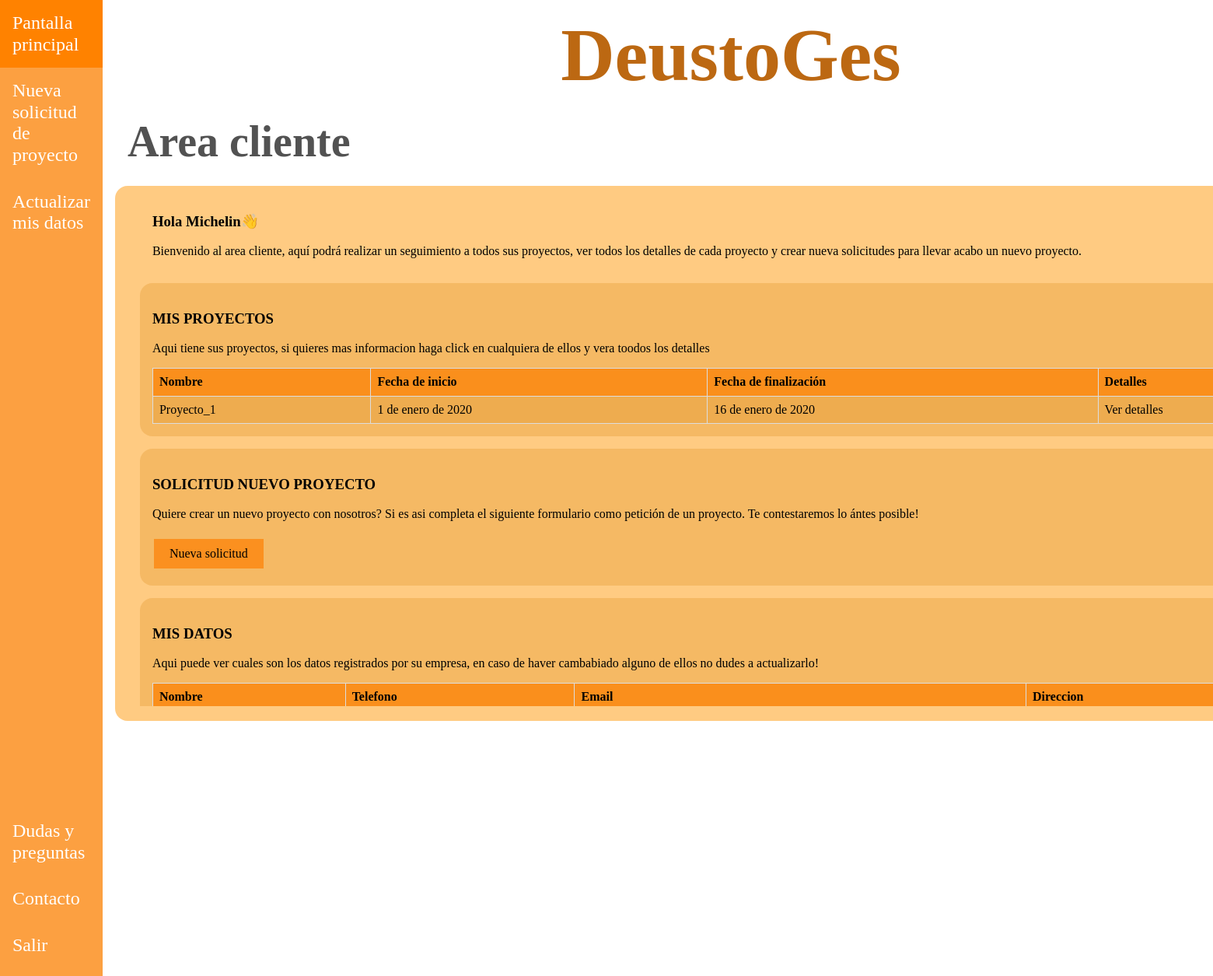
Screenshot of /appDeustoGes/clientes/1 with the database file from the repository.
### appDeustoGes/models.py (models this page shows, shortened)
class Cliente(models.Model):
    nombre = models.CharField(max_length=15)
    telefono = models.IntegerField()
    email = models.EmailField()
    direccion = models.CharField(max_length=50)
    created = models.DateTimeField(auto_now_add=True, blank=True, null=True)
    updated = models.DateTimeField(auto_now=True, blank=True, null=True)
    class Meta:
        verbose_name = "cliente"
        verbose_name_plural = "clientes"

class Proyecto(models.Model):
    nombre = models.CharField(max_length=15)
    descripcion = models.TextField()
    fecha_inicio = models.DateField(default=date(2020, 1, 1))
    fecha_fin = models.DateField(default=date(2020, 1, 1))
    presupuesto = models.IntegerField()
    tareas = models.ManyToManyField(Tarea, blank=False)
    responsable = models.ForeignKey(Empleado, on_delete=models.CASCADE)
    cliente = models.ForeignKey(Cliente, on_delete=models.CASCADE)
    created = models.DateTimeField(auto_now_add=True,blank=True, null=True)
    updated = models.DateTimeField(auto_now=True,blank=True, null=True)
    class Meta:
        verbose_name = "proyecto"
        verbose_name_plural = "proyectos"

### appDeustoGes/views.py (the view)
# urls.py: path("/clientes/<int:id_cliente>", views.pantalla_cliente, name='pantalla_cliente'),
def pantalla_cliente(request, id_cliente):
    cliente = get_object_or_404(Cliente, id=id_cliente)
    proyectos = Proyecto.objects.all()
    return render(request, 'appDeustoGes/pantalla_cliente.html', {'proyectos': proyectos,
                                                                  'cliente': cliente}, )

### templates/appDeustoGes/pantalla_cliente.html (shortened to what this page needs)
{% extends "base.html" %}
{% block css %}
    <link rel="stylesheet" href="/../static/css/normalize.css">
    <link rel="stylesheet" href="/../static/css/style.css">
{% endblock %}
{% block nav_header %}
    <nav class="barra-lateral">
        <ul class="listado-barra-lateral">
            <div>
                <li><a href="">Pantalla principal</a></li>
                <li><a href="">Nueva solicitud de proyecto</a></li>
                <li><a href="{% url 'cliente_update' cliente.id %}">Actualizar mis datos</a></li>
            </div>
            <div>
                <li><a href="">Dudas y preguntas</a></li>
                <li><a href="">Contacto</a></li>
                <li><a href="{% url 'login' %}">Salir</a></li>
            </div>
        </ul>
    </nav>
{% endblock %}
{% block main_contenido %}
    <h2>Area cliente</h2>
<div class="contenido">
    <div class="introduccion">
        <h3>Hola {{ cliente.nombre }}👋</h3>
        <p> Bienvenido al area cliente, aquí podrá realizar un seguimiento a todos sus proyectos, ver todos los detalles de
        cada proyecto y crear nueva solicitudes para llevar acabo un nuevo proyecto. </p>
    </div>
    <div class="responsable-overflow">
        <div class="contenido_interno">
        <h3>MIS PROYECTOS</h3>
        <p>Aqui tiene sus proyectos, si quieres mas informacion haga click en cualquiera de ellos y
            vera toodos los detalles</p>
        <table class="estilos-table">
          <thead>
            <tr>
              <th>Nombre</th>
              <th>Fecha de inicio</th>
              <th>Fecha de finalización</th>
              <th>Detalles</th>
            </tr>
          </thead>
          <tbody>
            {% for proyecto in proyectos %}
              {% if cliente.id == proyecto.cliente_id %}
                <tr>
                  <td>{{ proyecto.nombre }}</td>
                  <td>{{ proyecto.fecha_inicio }}</td>
                  <td>{{ proyecto.fecha_fin }}</td>
                  <td><a href="{% url 'proyecto_detail_cliente' cliente.id proyecto.id  %}">Ver detalles</a></td>
                </tr>
              {% endif %}
            {% endfor %}
          </tbody>
        </table>
    </div>
    <div class="contenido_interno">
        <h3>SOLICITUD NUEVO PROYECTO</h3>
        <p>Quiere crear un nuevo proyecto con nosotros? Si es asi completa el siguiente formulario
        como petición de un proyecto. Te contestaremos lo ántes posible!</p>
        <button class="añadir-button"><a href="{% url 'solicitud_create' cliente.id %}">Nueva solicitud</a></button>
    </div>
    <div class="contenido_interno">
        <h3>MIS DATOS</h3>
        <p>Aqui puede ver cuales son los datos registrados por su empresa, en caso de haver cambabiado alguno de ellos
            no dudes a actualizarlo!</p>
        <table class="estilos-table">
            <thead>
            <tr>
              <th>Nombre</th>
              <th>Telefono</th>
              <th>Email</th>
              <th>Direccion</th>
            </tr>
            </thead>
        </table>
        </div>
    </div>
</div>
{% endblock %}

### static/css/style.css (style rules this page uses)
html { box-sizing: border-box; }
*, *:before, *:after { box-sizing: inherit; }
a { text-decoration: none; color: black; }
ul { list-style: none; margin: 0; padding: 0; }
.flex { display: flex; }
h2 { margin-block:0; padding-block: 1.5rem; margin-left: 2rem; font-size: 3.5rem; width: 100%; color: rgba(0, 0, 0, 0.678); }
.barra-lateral { max-width: 15rem; background-color: rgba(252, 140, 24, 0.82); height: 100vh; }
.listado-barra-lateral { display: grid; grid-template-rows: 80vh 20vh; }
.listado-barra-lateral a { font-size: 1.5rem; color: white; display: block; padding: 1rem; }
.contenido { padding: 1rem; margin-left: 1rem; width: 100rem; height: 43rem; background-color: rgba(255, 149, 0, 0.49); border-radius: 1rem; }
.responsable-overflow { height: 35rem; overflow: scroll; overflow-x: hidden; }
.introduccion { margin-inline: 2rem; }
.contenido_interno { margin-inline: 1rem; padding: 1rem; background-color: rgba(216, 136, 24, 0.27); margin-block: 1rem; border-radius: 1rem; }
.estilos-table { width: 100%; border-collapse: collapse; }
.estilos-table th { background-color: rgba(252, 140, 24, 0.91); border: 1px solid #dddddd; text-align: left; padding: 8px; }
.estilos-table td { border: 1px solid #dddddd; text-align: left; padding: 8px; }
.estilos-table tr:nth-child(odd) { background-color: rgba(216, 136, 24, 0.27); }
.estilos-table td a { text-decoration: none; color: black; }
.añadir-button { background-color: rgba(252, 140, 24, 0.91); text-align: center; border: none; color: white; padding: 10px 20px; text-decoration: none; display: inline-block; font-size: 16px; margin: 6px 2px; transition-duration: 0.4s; cursor: pointer; }

### rows the page displays
Cliente: nombre "Michelin"
Proyecto: nombre "Proyecto_1", fecha_inicio "1 de enero de 2020", fecha_fin "16 de enero de 2020"
